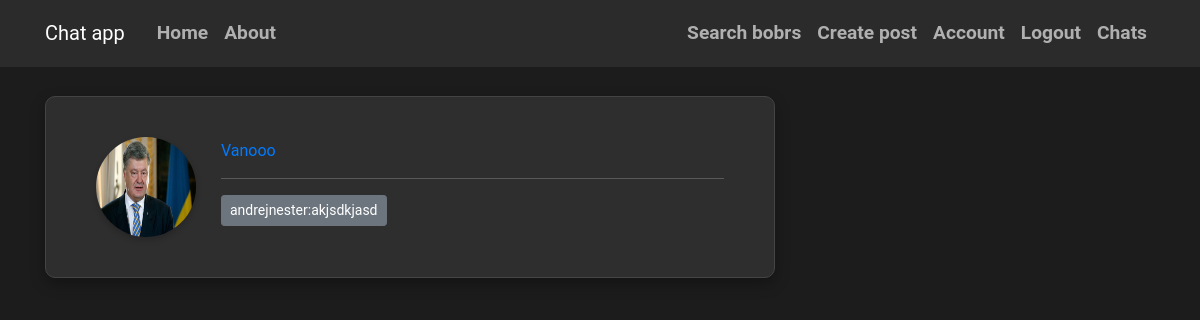
/chats/andrejnester (signed in), run on an earlier commit of the app's database.
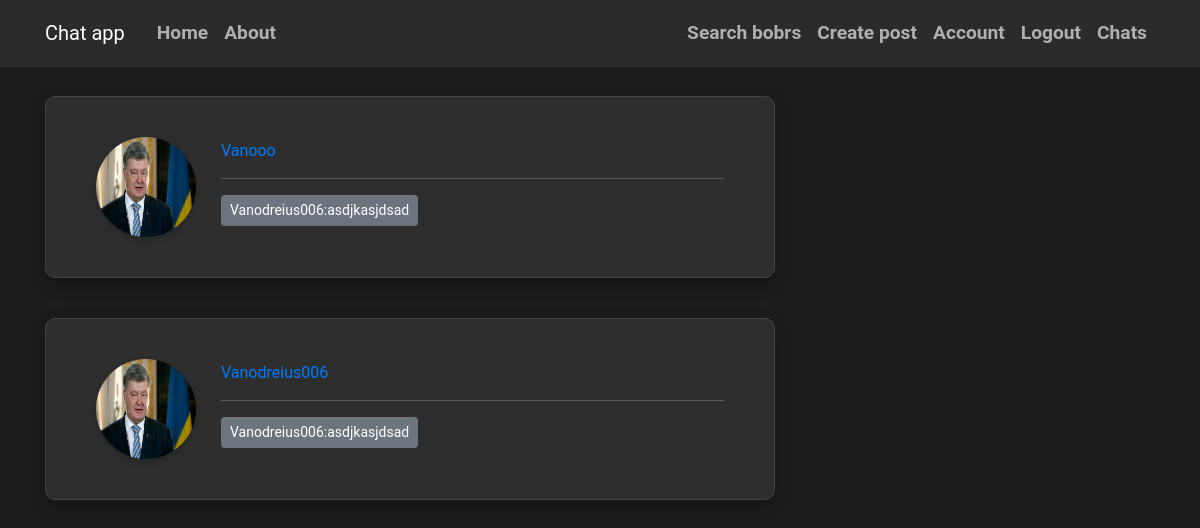
And on a later commit of the database.
### flaskblog/models.py (models this page shows, shortened)
class User(db.Model, UserMixin):
    id = db.Column(db.Integer, primary_key=True)
    username = db.Column(db.String(20), unique=True, nullable=False)
    email = db.Column(db.String(120), unique=True, nullable=False)
    image_file = db.Column(db.String(20), nullable=False, default='default.jpg')
    password = db.Column(db.String(60), nullable=False)
    posts = db.relationship('Post', backref='author', lazy=True)
    followed = db.relationship('Follow', foreign_keys='Follow.follower_id',
                               back_populates='follower', lazy='dynamic',
                               cascade='all, delete-orphan')
    followers = db.relationship('Follow', foreign_keys='Follow.followed_id',
                                back_populates='followed', lazy='dynamic',
                                cascade='all, delete-orphan')
    sent_messages = db.relationship('Message', foreign_keys='Message.sender_id',
                                    back_populates='sender', lazy=True)
    received_messages = db.relationship('Message', foreign_keys='Message.recipient_id',
                                        back_populates='recipient', lazy=True)
    groups=db.relationship('Group', secondary='user_groups', back_populates='members')

class Message(db.Model):
    id = db.Column(db.Integer, primary_key=True)
    body = db.Column(db.Text, nullable=False)
    timestamp = db.Column(db.DateTime, index=True, default=datetime.utcnow)
    sender_id = db.Column(db.Integer, db.ForeignKey('user.id'))
    recipient_id = db.Column(db.Integer, db.ForeignKey('user.id'))
    is_read=db.Column(db.Boolean,default=False)
    sender = db.relationship('User', foreign_keys=[sender_id], back_populates='sent_messages')
    recipient = db.relationship('User', foreign_keys=[recipient_id], back_populates='received_messages')

### flaskblog/routes.py (the view)
@app.route("/chats/<username>")
@login_required
def chats(username):
    contacts = db.session.query(Message.sender_id, Message.recipient_id).filter(
        or_(
            Message.sender_id == current_user.id,
            Message.recipient_id == current_user.id
        )
    ).all()
    user_ids=set()
    for sender_id,recipient_id in contacts:
        if sender_id!=current_user.id:
            user_ids.add(sender_id)
        if recipient_id!=current_user.id:
            user_ids.add(recipient_id)
    users = User.query.filter(User.id.in_(user_ids)).all()
    if users:
        for user in users:
            room = get_room_name(current_user.username,user.username)
            messages = Message.query.filter(
                or_(
                    and_(Message.sender_id == current_user.id, Message.recipient_id == user.id),
                    and_(Message.sender_id == user.id, Message.recipient_id == current_user.id)
                )
            ).order_by(Message.timestamp.asc()).all()
            messages_data=[]
            for message in messages:
                sender = User.query.get(message.sender_id)
                sender_username = sender.username if sender else "Unknown"
                messages_data.append({
                    'id': message.id,
                    'sender': sender.username,
                    'body': message.body,
                    'timestamp': message.timestamp.strftime('%Y-%m-%d %H:%M:%S')
                })
            last_dict=messages_data[-1]
            last_message=last_dict['body']
            timing_last_messages=last_dict['timestamp']
            last_sender=last_dict['sender']
        return render_template('chats.html',users=users,room=room,last_message=last_message,
                            timing_last_messages=timing_last_messages,last_sender=last_sender)
    else:
        flash('You have no friends hahahaha','danger')
        return redirect(url_for('search'))

### flaskblog/models.py (called while the page is built)
@login_manager.user_loader
def load_user(user_id):
    return User.query.get(int(user_id))

### flaskblog/routes.py (called while the page is built)
def get_room_name(user1,user2):
    return f"{min(user1,user2)}_{max(user1,user2)}"

### flaskblog/templates/chats.html
{% extends "base.html" %}
{% block content %}
{% for user in users %}
    <article class="media content-section">
        <img class="rounded-circle article-img" src="{{ url_for('static', filename='pictures/' + user.image_file) }}" alt="">
        <div class="media-body">
            <div class="article-metadata">
                <a class="mr-2" href="{{ url_for('user_info', username=user.username) }}">{{ user.username }}</a>
            </div>
            <a class="btn btn-secondary btn-sm mt-1 mb-1" href="{{ url_for('chat',recipient_username=user.username) }}">{{ last_sender }}:{{ last_message }}</a>
        </div>
    </article>
{% endfor %}
{% endblock %}

What changed in the data, as far as the page shows it:
no longer on this page (row unchanged): User: username "andrejnester"
no longer on this page (row unchanged): Message: body "akjsdkjasd"
now on this page (row unchanged): User: username "Vanodreius006", image_file (placeholder picture)
added Message: body "asdjkasjdsad"
